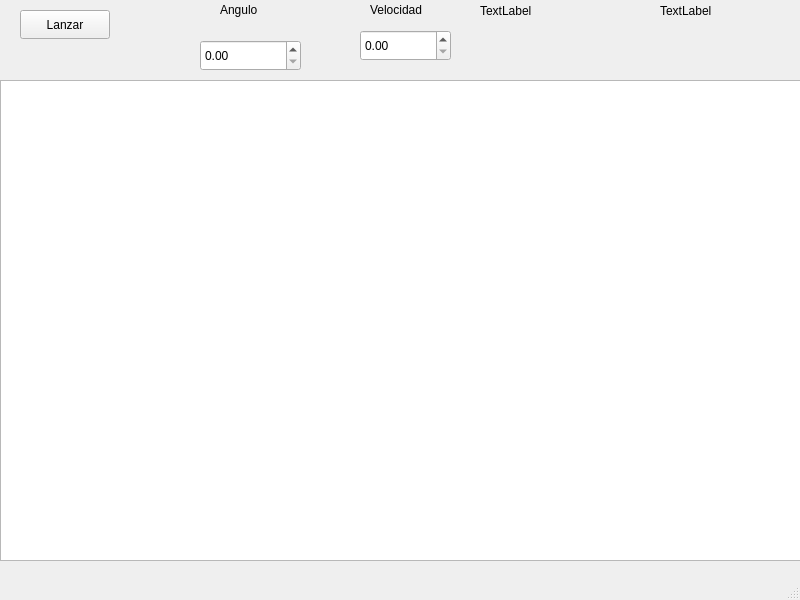
<?xml version="1.0" encoding="UTF-8"?>
<ui version="4.0">
 <class>MainWindow</class>
 <widget class="QMainWindow" name="MainWindow">
  <property name="geometry">
   <rect>
    <x>0</x>
    <y>0</y>
    <width>800</width>
    <height>600</height>
   </rect>
  </property>
  <property name="windowTitle">
   <string>MainWindow</string>
  </property>
  <widget class="QWidget" name="centralwidget">
   <widget class="QPushButton" name="btnLanzar">
    <property name="geometry">
     <rect>
      <x>20</x>
      <y>10</y>
      <width>90</width>
      <height>29</height>
     </rect>
    </property>
    <property name="text">
     <string>Lanzar</string>
    </property>
   </widget>
   <widget class="QGraphicsView" name="graphicsView">
    <property name="geometry">
     <rect>
      <x>0</x>
      <y>80</y>
      <width>811</width>
      <height>481</height>
     </rect>
    </property>
   </widget>
   <widget class="QDoubleSpinBox" name="spinVelocidad">
    <property name="geometry">
     <rect>
      <x>360</x>
      <y>30</y>
      <width>91</width>
      <height>31</height>
     </rect>
    </property>
   </widget>
   <widget class="QDoubleSpinBox" name="spinAngulo">
    <property name="geometry">
     <rect>
      <x>200</x>
      <y>40</y>
      <width>101</width>
      <height>31</height>
     </rect>
    </property>
   </widget>
   <widget class="QLabel" name="lblInfo">
    <property name="geometry">
     <rect>
      <x>480</x>
      <y>0</y>
      <width>141</width>
      <height>21</height>
     </rect>
    </property>
    <property name="text">
     <string>TextLabel</string>
    </property>
   </widget>
   <widget class="QLabel" name="lblTurno">
    <property name="geometry">
     <rect>
      <x>660</x>
      <y>0</y>
      <width>121</width>
      <height>21</height>
     </rect>
    </property>
    <property name="text">
     <string>TextLabel</string>
    </property>
   </widget>
   <widget class="QLabel" name="label">
    <property name="geometry">
     <rect>
      <x>220</x>
      <y>0</y>
      <width>63</width>
      <height>20</height>
     </rect>
    </property>
    <property name="text">
     <string>Angulo</string>
    </property>
   </widget>
   <widget class="QLabel" name="label_2">
    <property name="geometry">
     <rect>
      <x>370</x>
      <y>0</y>
      <width>63</width>
      <height>20</height>
     </rect>
    </property>
    <property name="text">
     <string>Velocidad</string>
    </property>
   </widget>
  </widget>
  <widget class="QMenuBar" name="menubar">
   <property name="geometry">
    <rect>
     <x>0</x>
     <y>0</y>
     <width>800</width>
     <height>21</height>
    </rect>
   </property>
  </widget>
  <widget class="QStatusBar" name="statusbar"/>
 </widget>
 <resources/>
 <connections/>
</ui>
